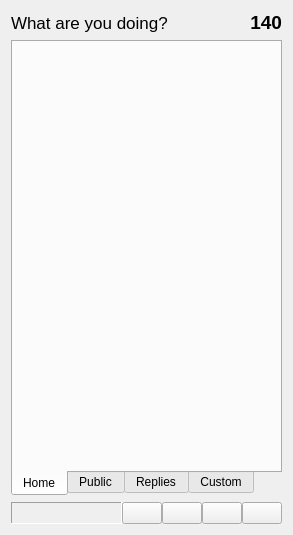
<ui version="4.0" >
 <class>MainWindow</class>
 <widget class="QDialog" name="MainWindow" >
  <property name="geometry" >
   <rect>
    <x>0</x>
    <y>0</y>
    <width>293</width>
    <height>535</height>
   </rect>
  </property>
  <property name="windowTitle" >
   <string>Qwit</string>
  </property>
  <property name="windowIcon" >
   <iconset resource="../qwit.qrc" >
    <normaloff>:/images/qwit.png</normaloff>:/images/qwit.png</iconset>
  </property>
  <layout class="QGridLayout" >
   <item row="0" column="0" >
    <layout class="QVBoxLayout" >
     <item>
      <layout class="QHBoxLayout" >
       <item>
        <widget class="QLabel" name="greetingMessageLabel" >
         <property name="sizePolicy" >
          <sizepolicy vsizetype="Preferred" hsizetype="Preferred" >
           <horstretch>0</horstretch>
           <verstretch>0</verstretch>
          </sizepolicy>
         </property>
         <property name="font" >
          <font>
           <family>Arial</family>
           <pointsize>13</pointsize>
          </font>
         </property>
         <property name="text" >
          <string>What are you doing?</string>
         </property>
        </widget>
       </item>
       <item>
        <widget class="QLabel" name="charsLeftLabel" >
         <property name="sizePolicy" >
          <sizepolicy vsizetype="Preferred" hsizetype="Preferred" >
           <horstretch>0</horstretch>
           <verstretch>0</verstretch>
          </sizepolicy>
         </property>
         <property name="palette" >
          <palette>
           <active>
            <colorrole role="WindowText" >
             <brush brushstyle="SolidPattern" >
              <color alpha="255" >
               <red>0</red>
               <green>0</green>
               <blue>0</blue>
              </color>
             </brush>
            </colorrole>
            <colorrole role="Light" >
             <brush brushstyle="SolidPattern" >
              <color alpha="255" >
               <red>0</red>
               <green>170</green>
               <blue>0</blue>
              </color>
             </brush>
            </colorrole>
            <colorrole role="Dark" >
             <brush brushstyle="SolidPattern" >
              <color alpha="255" >
               <red>170</red>
               <green>0</green>
               <blue>0</blue>
              </color>
             </brush>
            </colorrole>
            <colorrole role="Text" >
             <brush brushstyle="SolidPattern" >
              <color alpha="255" >
               <red>0</red>
               <green>0</green>
               <blue>0</blue>
              </color>
             </brush>
            </colorrole>
            <colorrole role="ButtonText" >
             <brush brushstyle="SolidPattern" >
              <color alpha="255" >
               <red>0</red>
               <green>0</green>
               <blue>0</blue>
              </color>
             </brush>
            </colorrole>
           </active>
           <inactive>
            <colorrole role="WindowText" >
             <brush brushstyle="SolidPattern" >
              <color alpha="255" >
               <red>0</red>
               <green>0</green>
               <blue>0</blue>
              </color>
             </brush>
            </colorrole>
            <colorrole role="Light" >
             <brush brushstyle="SolidPattern" >
              <color alpha="255" >
               <red>0</red>
               <green>170</green>
               <blue>0</blue>
              </color>
             </brush>
            </colorrole>
            <colorrole role="Dark" >
             <brush brushstyle="SolidPattern" >
              <color alpha="255" >
               <red>170</red>
               <green>0</green>
               <blue>0</blue>
              </color>
             </brush>
            </colorrole>
            <colorrole role="Text" >
             <brush brushstyle="SolidPattern" >
              <color alpha="255" >
               <red>0</red>
               <green>0</green>
               <blue>0</blue>
              </color>
             </brush>
            </colorrole>
            <colorrole role="ButtonText" >
             <brush brushstyle="SolidPattern" >
              <color alpha="255" >
               <red>0</red>
               <green>0</green>
               <blue>0</blue>
              </color>
             </brush>
            </colorrole>
           </inactive>
           <disabled>
            <colorrole role="WindowText" >
             <brush brushstyle="SolidPattern" >
              <color alpha="255" >
               <red>170</red>
               <green>0</green>
               <blue>0</blue>
              </color>
             </brush>
            </colorrole>
            <colorrole role="Light" >
             <brush brushstyle="SolidPattern" >
              <color alpha="255" >
               <red>0</red>
               <green>170</green>
               <blue>0</blue>
              </color>
             </brush>
            </colorrole>
            <colorrole role="Dark" >
             <brush brushstyle="SolidPattern" >
              <color alpha="255" >
               <red>170</red>
               <green>0</green>
               <blue>0</blue>
              </color>
             </brush>
            </colorrole>
            <colorrole role="Text" >
             <brush brushstyle="SolidPattern" >
              <color alpha="255" >
               <red>170</red>
               <green>0</green>
               <blue>0</blue>
              </color>
             </brush>
            </colorrole>
            <colorrole role="ButtonText" >
             <brush brushstyle="SolidPattern" >
              <color alpha="255" >
               <red>170</red>
               <green>0</green>
               <blue>0</blue>
              </color>
             </brush>
            </colorrole>
           </disabled>
          </palette>
         </property>
         <property name="font" >
          <font>
           <family>Arial</family>
           <pointsize>14</pointsize>
           <weight>75</weight>
           <bold>true</bold>
          </font>
         </property>
         <property name="toolTip" >
          <string>Left characters count - please, do not exceed this number</string>
         </property>
         <property name="frameShape" >
          <enum>QFrame::NoFrame</enum>
         </property>
         <property name="frameShadow" >
          <enum>QFrame::Plain</enum>
         </property>
         <property name="text" >
          <string>140</string>
         </property>
         <property name="alignment" >
          <set>Qt::AlignRight|Qt::AlignTrailing|Qt::AlignVCenter</set>
         </property>
        </widget>
       </item>
      </layout>
     </item>
     <item>
      <widget class="QTabWidget" name="tabWidget" >
       <property name="toolTip" >
        <string/>
       </property>
       <property name="tabPosition" >
        <enum>QTabWidget::South</enum>
       </property>
       <property name="currentIndex" >
        <number>0</number>
       </property>
       <widget class="QWidget" name="homeTab" >
        <attribute name="title" >
         <string>Home</string>
        </attribute>
        <attribute name="toolTip" >
         <string>Your and your friends' timeline</string>
        </attribute>
       </widget>
       <widget class="QWidget" name="publicTab" >
        <attribute name="title" >
         <string>Public</string>
        </attribute>
        <attribute name="toolTip" >
         <string>Public timeline</string>
        </attribute>
       </widget>
       <widget class="QWidget" name="repliesTab" >
        <attribute name="title" >
         <string>Replies</string>
        </attribute>
        <attribute name="toolTip" >
         <string>Replies to you</string>
        </attribute>
       </widget>
       <widget class="QWidget" name="customTab" >
        <attribute name="title" >
         <string>Custom</string>
        </attribute>
        <attribute name="toolTip" >
         <string>Custom user timeline</string>
        </attribute>
        <layout class="QGridLayout" >
         <item row="0" column="0" >
          <layout class="QVBoxLayout" >
           <item>
            <layout class="QHBoxLayout" >
             <item>
              <widget class="QLabel" name="label_2" >
               <property name="text" >
                <string>Username:</string>
               </property>
              </widget>
             </item>
             <item>
              <widget class="QLineEdit" name="customUsernameLineEdit" />
             </item>
            </layout>
           </item>
          </layout>
         </item>
        </layout>
       </widget>
      </widget>
     </item>
     <item>
      <layout class="QHBoxLayout" >
       <property name="spacing" >
        <number>0</number>
       </property>
       <item>
        <widget class="QLabel" name="stateLabel" >
         <property name="sizePolicy" >
          <sizepolicy vsizetype="Preferred" hsizetype="Ignored" >
           <horstretch>0</horstretch>
           <verstretch>0</verstretch>
          </sizepolicy>
         </property>
         <property name="frameShape" >
          <enum>QFrame::Panel</enum>
         </property>
         <property name="frameShadow" >
          <enum>QFrame::Sunken</enum>
         </property>
         <property name="text" >
          <string/>
         </property>
         <property name="indent" >
          <number>-1</number>
         </property>
        </widget>
       </item>
       <item>
        <widget class="QPushButton" name="refreshPushButton" >
         <property name="sizePolicy" >
          <sizepolicy vsizetype="Fixed" hsizetype="Fixed" >
           <horstretch>0</horstretch>
           <verstretch>0</verstretch>
          </sizepolicy>
         </property>
         <property name="toolTip" >
          <string>Refresh</string>
         </property>
         <property name="text" >
          <string/>
         </property>
         <property name="icon" >
          <iconset resource="../qwit.qrc" >
           <normaloff>:/images/reload.png</normaloff>:/images/reload.png</iconset>
         </property>
         <property name="shortcut" >
          <string>Ctrl+R</string>
         </property>
         <property name="autoDefault" >
          <bool>false</bool>
         </property>
         <property name="flat" >
          <bool>false</bool>
         </property>
        </widget>
       </item>
       <item>
        <widget class="QPushButton" name="optionsPushButton" >
         <property name="sizePolicy" >
          <sizepolicy vsizetype="Fixed" hsizetype="Fixed" >
           <horstretch>0</horstretch>
           <verstretch>0</verstretch>
          </sizepolicy>
         </property>
         <property name="toolTip" >
          <string>Options</string>
         </property>
         <property name="text" >
          <string/>
         </property>
         <property name="icon" >
          <iconset resource="../qwit.qrc" >
           <normaloff>:/images/options.png</normaloff>:/images/options.png</iconset>
         </property>
         <property name="autoDefault" >
          <bool>false</bool>
         </property>
        </widget>
       </item>
       <item>
        <widget class="QPushButton" name="logsPushButton" >
         <property name="sizePolicy" >
          <sizepolicy vsizetype="Fixed" hsizetype="Fixed" >
           <horstretch>0</horstretch>
           <verstretch>0</verstretch>
          </sizepolicy>
         </property>
         <property name="text" >
          <string/>
         </property>
         <property name="icon" >
          <iconset resource="../qwit.qrc" >
           <normaloff>:/images/logs.png</normaloff>:/images/logs.png</iconset>
         </property>
         <property name="autoDefault" >
          <bool>false</bool>
         </property>
        </widget>
       </item>
       <item>
        <widget class="QPushButton" name="exitPushButton" >
         <property name="sizePolicy" >
          <sizepolicy vsizetype="Fixed" hsizetype="Fixed" >
           <horstretch>0</horstretch>
           <verstretch>0</verstretch>
          </sizepolicy>
         </property>
         <property name="toolTip" >
          <string>Quit</string>
         </property>
         <property name="text" >
          <string/>
         </property>
         <property name="icon" >
          <iconset resource="../qwit.qrc" >
           <normaloff>:/images/exit.png</normaloff>:/images/exit.png</iconset>
         </property>
         <property name="autoDefault" >
          <bool>false</bool>
         </property>
        </widget>
       </item>
      </layout>
     </item>
    </layout>
   </item>
  </layout>
 </widget>
 <resources>
  <include location="../qwit.qrc" />
  <include location="qwit.qrc" />
 </resources>
 <connections/>
</ui>
